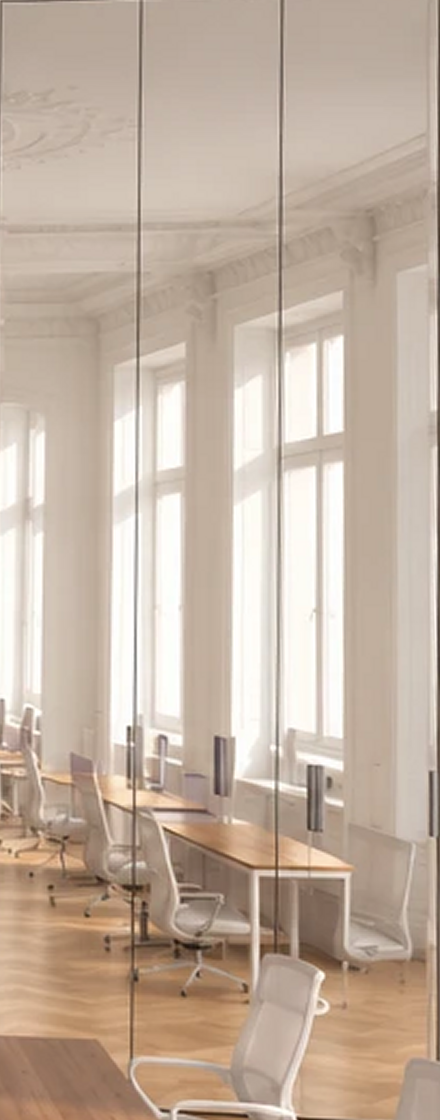
#> input picture hse-coworking/cutouts/mirror-wall/mirror-wall-flat.png, 440 x 1120 px
$ python mirror_windows.py
#> lines starting #> are read from the running program, lines starting #| are printed output that depends on the picture; after the words box and inside, x2 and y2 are one past the last pixel; in counts of white or black regions, pixels touching at a corner belong together
#!/usr/bin/env python3
"""Mirror wall that reflects only the windows, the wall and a strip of parquet (no furniture).

Starts from cutouts/mirror-wall/mirror-wall-flat.png (440 x 1120, straightened).
Above y=CUT the reflection is kept as is; below, it is rebuilt: windows continue down to the sill,
sill ledge, plain wall, baseboard, then herringbone parquet (from the user's own board) in perspective.
Outputs mirror-wall-windows-flat.png, mirror-wall-windows.png (back in the render's perspective), PSD.
"""
import os
import numpy as np
from PIL import Image, ImageDraw, ImageFilter

ROOT = os.path.dirname(os.path.dirname(os.path.abspath(__file__)))
D = os.path.join(ROOT, 'cutouts', 'mirror-wall')
flat = Image.open(os.path.join(D, 'mirror-wall-flat.png')).convert('RGB')
#> flat is the input picture: PIL image 440x1120 RGB; mean R, G, B 194.8, 176.9, 161.2
a = np.asarray(flat, np.float32).copy()
H, W = a.shape[:2]
#> H = 1120; W = 440
CUT, SILL, BASE = 696, 778, 842

# panel joints: darkest columns in the clean upper part
prof = a[20:220].mean(2).mean(0)
#> prof = 440 values, max 193.6 at index 435, min 69.11 at index 439, mean 178.3
joints = [x for x in range(4, W - 4) if prof[x] < prof[max(0, x - 6):x + 7].mean() - 12]
#> joints = [138, 139, 140, 141, 280, 281, 282]
joints = sorted(set(joints))

# 1) windows/piers continue to the sill: stretch rows CUT-40..CUT downward
band = a[CUT - 50:CUT - 10]
rows = np.linspace(0, band.shape[0] - 1, SILL - CUT).astype(int)
#> rows = 82 values from 0 to 39
stretched = band[rows]
fade = np.clip(np.arange(SILL - CUT, dtype=np.float32) / 24, 0, 1)[:, None, None]
orig = a[CUT:SILL].copy()
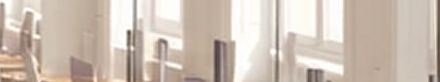
#> orig: shape (82, 440, 3) float32; mean R, G, B 205.7, 192.2, 180.3
a[CUT:SILL] = stretched * fade + band[-1:] * (1 - fade)
# 2) sill ledge
a[SILL:SILL + 7] = np.array([238, 233, 226], np.float32)
a[SILL + 7:SILL + 11] = np.array([206, 198, 188], np.float32)
# 3) wall below the sill: colour of the piers
pier = np.median(a[600:CUT, 165:195].reshape(-1, 3), 0)
#> pier = [242, 233, 226]
g = np.linspace(1.0, .93, BASE - SILL - 11, dtype=np.float32)[:, None, None]
a[SILL + 11:BASE] = pier[None, None, :] * g
# baseboard
a[BASE:BASE + 10] = pier * .86
a[BASE + 10:BASE + 12] = pier * .72
# 4) parquet: herringbone from the user's board, laid in perspective (receding to the left)
# herringbone assembled from real planks cut out of the user's parquet photo
BOARD = Image.open(os.path.join(ROOT, 'source', '11-her-board.jpg')).convert('RGB')
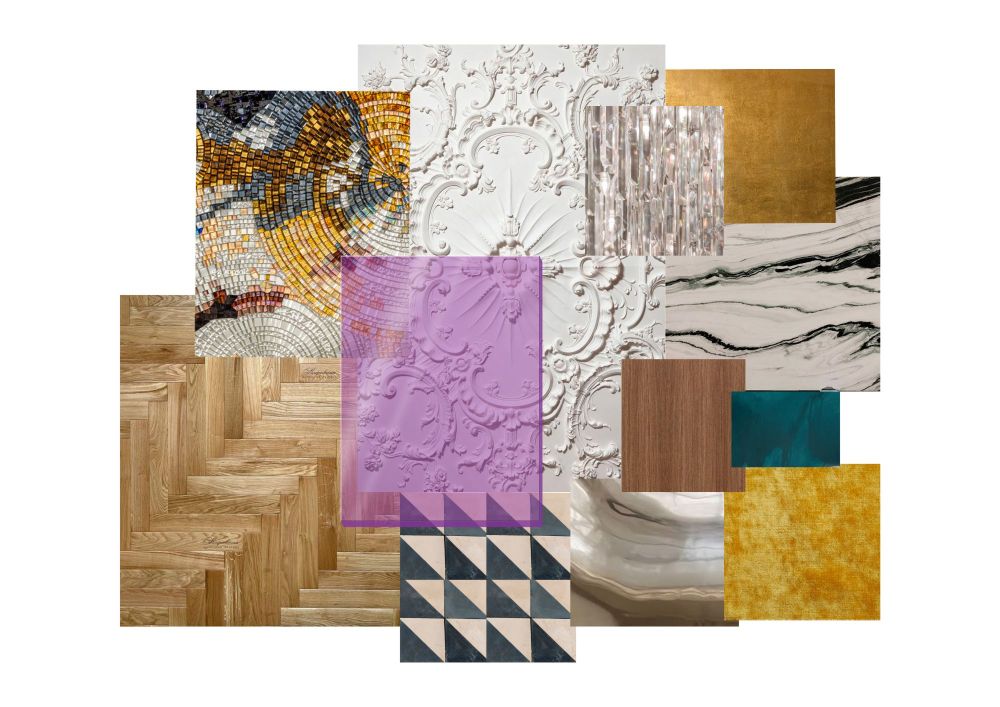
#> input picture hse-coworking/source/11-her-board.jpg, 2000 x 1414 px (shown at 1/2 size)
#> BOARD is the input picture: PIL image 2000x1414 RGB; mean R, G, B 205.6, 192.6, 182.3
HP = [(415, 917, 632, 947), (378, 955, 590, 985), (340, 993, 555, 1022), (300, 1030, 520, 1058), (490, 842, 676, 872)]
VP = [(450, 718, 483, 875), (376, 730, 408, 985)]
PL, PWD = 200, 36
planks = []
for bx0, by0, bx1, by1 in HP:
    planks.append(BOARD.crop((bx0, by0, bx1, by1)).resize((PL, PWD), Image.BICUBIC))
#> after the loop, planks = 5 items
for bx0, by0, bx1, by1 in VP:
    planks.append(BOARD.crop((bx0, by0, bx1, by1)).rotate(90, expand=True).resize((PL, PWD), Image.BICUBIC))
#> after the loop, planks = 7 items
pm = np.mean([np.asarray(p_, np.float32).reshape(-1, 3).mean(0) for p_ in planks], 0)
#> pm = [177.2, 143.1, 99.42]
norm = []
for p_ in planks:
    q = np.asarray(p_, np.float32); q = q / q.reshape(-1, 3).mean(0) * pm
    q[:2] *= .8; q[-2:] *= .86; q[:, :2] *= .82; q[:, -2:] *= .86
    norm.append(Image.fromarray(np.clip(q, 0, 255).astype(np.uint8)))
#> this loop made 7 passes
#> after the loop, norm = 7 items
rnd = np.random.default_rng(5)
SZ = 2400
hb = Image.new('RGB', (SZ, SZ))
#> hb: PIL image 2400x2400 RGB; every value is 0
for ia in range(-60, 60):
    for ib in range(-12, 12):
        ox_, oy_ = ia * PWD + ib * PL, ia * PWD - ib * PL + SZ // 2
        if -PL <= ox_ <= SZ and -PL <= oy_ <= SZ:
            p1 = norm[rnd.integers(len(norm))]; p1 = p1.transpose(Image.FLIP_LEFT_RIGHT) if rnd.random() < .5 else p1
            p2 = norm[rnd.integers(len(norm))].rotate(90, expand=True)
            hb.paste(p1, (ox_, oy_)); hb.paste(p2, (ox_, oy_ + PWD))
hb = hb.rotate(45, resample=Image.BICUBIC).crop((500, 500, SZ - 500, SZ - 500))
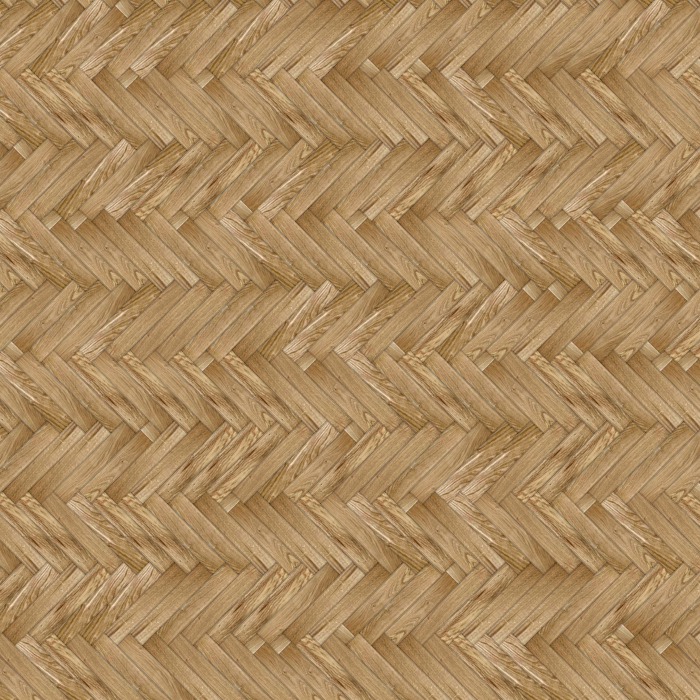
#> hb: PIL image 1400x1400 RGB (shown at 1/2 size); mean R, G, B 172.2, 138.9, 96.1
pq = hb
pw, ph = pq.size
#> pw = 1400; ph = 1400
F0 = BASE + 12
dst = [(-700, F0), (W + 80, F0), (W + 900, H + 700), (-2300, H + 700)]      # UL, UR, LR, LL


def persp_coeffs(src_pts, dst_pts):
    A, B = [], []
    for (x, y), (u, v) in zip(dst_pts, src_pts):
        A.append([x, y, 1, 0, 0, 0, -u * x, -u * y]); B.append(u)
        A.append([0, 0, 0, x, y, 1, -v * x, -v * y]); B.append(v)
#> after the loop, B = [0, 0, 1400, 0, 1400, 1400, 0, 1400]
    return np.linalg.solve(np.array(A, np.float64), np.array(B, np.float64)).tolist()


co = persp_coeffs([(0, 0), (pw, 0), (pw, ph), (0, ph)], dst)
#> co = [-1.52, -2.52, 1088, 7.91e-16, -5.74, 4900, 6.66e-20, -0.00272]
floor = np.asarray(pq.transform((W, H), Image.PERSPECTIVE, co, Image.BICUBIC), np.float32)
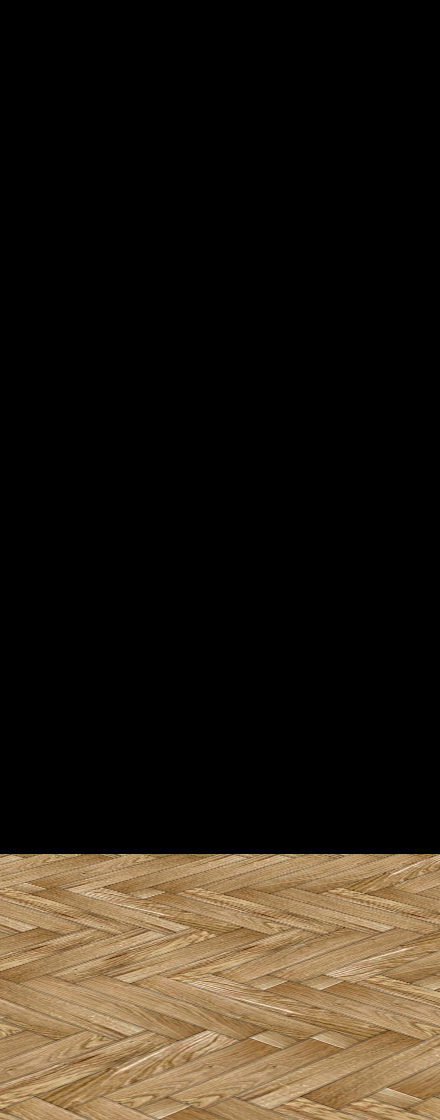
#> floor: shape (1120, 440, 3) float32; mean R, G, B 40.8, 32.8, 22.6
# match the reflection's tone: the mirror is slightly cooler/greyer and softer
ref_floor = np.array([186, 148, 112], np.float32)
#> ref_floor = [186, 148, 112]
floor = floor / np.maximum(floor[F0:].reshape(-1, 3).mean(0), 1) * ref_floor
floor = floor * .5 + np.asarray(Image.fromarray(np.clip(floor, 0, 255).astype(np.uint8)).filter(ImageFilter.GaussianBlur(.8)), np.float32) * .5
depth = np.linspace(.9, 1.0, H - F0, dtype=np.float32)[:, None, None]      # farther = a bit darker
#> depth = 266 values from 0.9 to 1
a[F0:] = floor[F0:] * depth
# soft contact shadow under the baseboard
for k in range(10):
    a[F0 + k] *= .82 + .018 * k
#> a: shape (1120, 440, 3) float32; mean R, G, B 199.5, 181.6, 164.4
# light haze on the rebuilt part so it sits in the same glass
haze = np.array([238, 234, 230], np.float32)
#> haze = [238, 234, 230]
rh = np.clip((np.arange(H - CUT, dtype=np.float32) - 0) / 80, 0, 1)[:, None, None] * .06
#> rh = 424 values from 0 to 0.06
a[CUT:] = a[CUT:] * (1 - rh) + haze * rh
# soften the seam at CUT
for k in range(8):
    t = (k + 1) / 9
    a[CUT - 4 + k] = a[CUT - 4 + k] * t + a[CUT - 5] * (1 - t) if k < 4 else a[CUT - 4 + k]
#> a: shape (1120, 440, 3) float32; mean R, G, B 200.4, 183, 166.4
# redraw the panel joints over the rebuilt area
clusters = []
for x in joints:
    if clusters and x - clusters[-1][-1] <= 2: clusters[-1].append(x)
    else: clusters.append([x])
#> this loop made 7 passes
#> x on passes 1 to 7: 138, 139, 140, 141, 280, 281, 282
#> after the loop, clusters = [[138, 139, 140, 141], [280, 281, 282]]
for cl in clusters:
    lo, hi = cl[0] - 1, cl[-1] + 1
    for x in range(lo, hi + 1):                       # erase the original joint over the full height
        t = (x - lo + 1) / (hi - lo + 2)
        a[:, x] = a[:, lo - 2] * (1 - t) + a[:, hi + 2] * t
    core = (cl[0] + cl[-1]) // 2                      # redraw one even joint line, top to bottom
    a[:, core] *= .58
    a[:, core + 1] *= .86
#> this loop made 2 passes
#> (cl, lo, hi, core) on passes 1 to 2: ([138, 139, 140, 141], 137, 142, 139), ([280, 281, 282], 279, 283, 281)
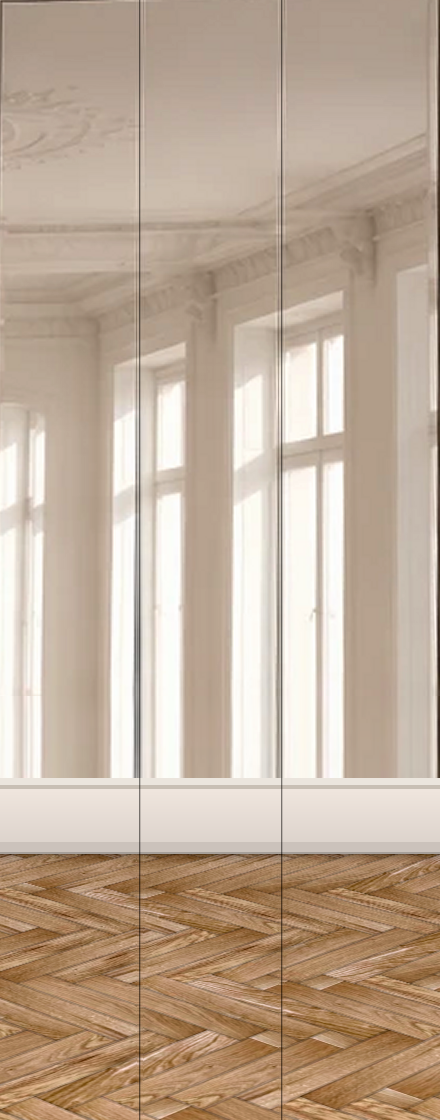
#> a: shape (1120, 440, 3) float32; mean R, G, B 200.2, 182.8, 166.2; drawn with min black and max white
out_flat = Image.fromarray(np.clip(a, 0, 255).astype(np.uint8))
out_flat.save(os.path.join(D, 'mirror-wall-windows-flat.png'))

# back into the render's perspective, same placement as mirror-wall.png
quad = [(1142, 148), (1354, 146), (1344, 688), (1142, 691)]
bx, by = 1139, 144
qq = [(x - bx, y - by) for x, y in quad]
#> qq = [(3, 4), (215, 2), (205, 544), (3, 547)]
Wp, Hp = 218, 550
S = 4
co2 = persp_coeffs([(0, 0), (W, 0), (W, H), (0, H)], [(x * S, y * S) for x, y in qq])
#> co2 = [0.518, 0, -6.21, 0.00463, 0.491, -7.91, -2.7e-06, -2.18e-05]
big = out_flat.transform((Wp * S, Hp * S), Image.PERSPECTIVE, co2, Image.BICUBIC)
m = Image.new('L', (Wp * S, Hp * S), 0); ImageDraw.Draw(m).polygon([(x * S, y * S) for x, y in qq], fill=255)
#> after `m = Image.new('L', (Wp * S, Hp * S), 0)`: m: PIL image 872x2200 L; every value is 0
#> after `ImageDraw.Draw(m).polygon([(x * S, y * S) for x, y in qq], fill=255)`:
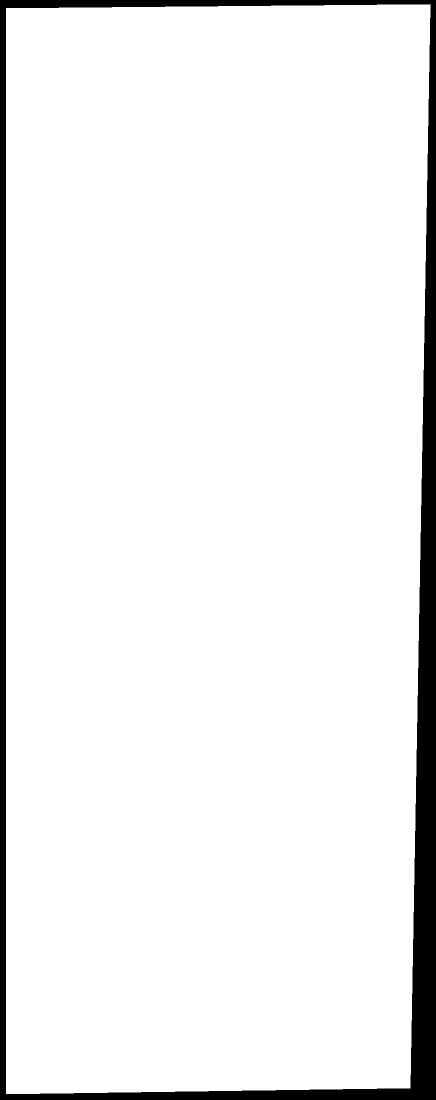
#> m: PIL image 872x2200 L (shown at 1/2 size); 93.8% white; 1 black region, box (x1, y1, x2, y2) and area: (0, 0, 872, 2200) 119659
big = big.convert('RGBA'); big.putalpha(m)
big = big.resize((Wp, Hp), Image.LANCZOS)
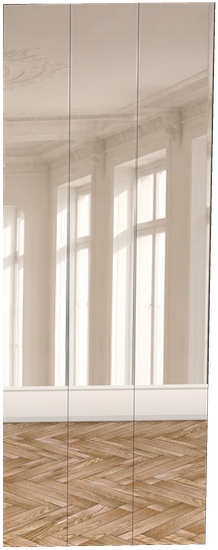
#> big: PIL image 218x550 RGBA; mean R, G, B, A 190.3, 174, 158.3, 239.1; transparent parts drawn white
big.save(os.path.join(D, 'mirror-wall-windows.png'))

from psd_tools import PSDImage
from psd_tools.api.layers import PixelLayer
#> (the run stopped early here; a loop or call above may not have finished)
